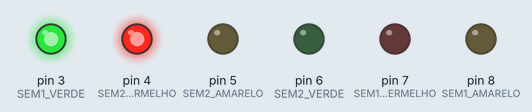
This sketch was run on a simulated Arduino Uno, built with avr-gcc and run on an emulated ATmega328P. On the bench: output pins drawn as LEDs (lit = HIGH).

Above: at 2.5 s.
At 6.2 s:
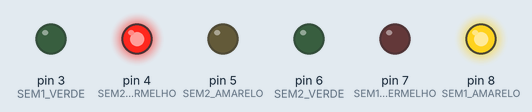
At 10.0 s:
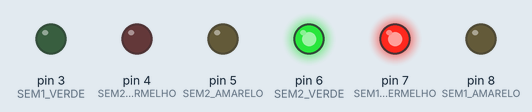
At 13.7 s:
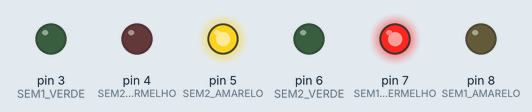
Timing chart, 0 to 19.5 s (numbered marks = the images above):
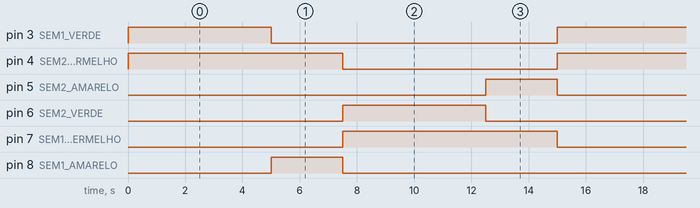

The sketch:

semaforos_2.ino
```cpp
// Definição dos pinos
const int SEM1_VERMELHO = 7; // Substituído o pino 1
const int SEM1_AMARELO = 8; // Substituído o pino 2
const int SEM1_VERDE = 3;
const int SEM2_VERMELHO = 4;
const int SEM2_AMARELO = 5;
const int SEM2_VERDE = 6;

// Tempos de transição (em milissegundos)
const int TEMPO_VERDE = 5000;
const int TEMPO_AMARELO = 2500;

// Variável para controlar o estado atual
int estadoAtual = 1;

void setup() {
  // Configurar todos os pinos como saída
  pinMode(SEM1_VERMELHO, OUTPUT);
  pinMode(SEM1_AMARELO, OUTPUT);
  pinMode(SEM1_VERDE, OUTPUT);
  pinMode(SEM2_VERMELHO, OUTPUT);
  pinMode(SEM2_AMARELO, OUTPUT);
  pinMode(SEM2_VERDE, OUTPUT);
}

void loop() {
  switch (estadoAtual) {
    case 1:
      // Semáforo 1 Verde, Semáforo 2 Vermelho
      digitalWrite(SEM1_VERDE, HIGH);
      digitalWrite(SEM2_VERMELHO, HIGH);
      digitalWrite(SEM1_VERMELHO, LOW);
      digitalWrite(SEM1_AMARELO, LOW);
      digitalWrite(SEM2_VERDE, LOW);
      digitalWrite(SEM2_AMARELO, LOW);
      delay(TEMPO_VERDE);
      estadoAtual = 2;
      break;

    case 2:
      // Semáforo 1 Amarelo, Semáforo 2 Vermelho
      digitalWrite(SEM1_AMARELO, HIGH);
      digitalWrite(SEM2_VERMELHO, HIGH);
      digitalWrite(SEM1_VERDE, LOW);
      digitalWrite(SEM1_VERMELHO, LOW);
      digitalWrite(SEM2_VERDE, LOW);
      digitalWrite(SEM2_AMARELO, LOW);
      delay(TEMPO_AMARELO);
      estadoAtual = 3;
      break;

    case 3:
      // Semáforo 1 Vermelho, Semáforo 2 Verde
      digitalWrite(SEM1_VERMELHO, HIGH);
      digitalWrite(SEM2_VERDE, HIGH);
      digitalWrite(SEM1_VERDE, LOW);
      digitalWrite(SEM1_AMARELO, LOW);
      digitalWrite(SEM2_VERMELHO, LOW);
      digitalWrite(SEM2_AMARELO, LOW);
      delay(TEMPO_VERDE);
      estadoAtual = 4;
      break;

    case 4:
      // Semáforo 1 Vermelho, Semáforo 2 Amarelo
      digitalWrite(SEM1_VERMELHO, HIGH);
      digitalWrite(SEM2_AMARELO, HIGH);
      digitalWrite(SEM1_VERDE, LOW);
      digitalWrite(SEM1_AMARELO, LOW);
      digitalWrite(SEM2_VERDE, LOW);
      digitalWrite(SEM2_VERMELHO, LOW);
      delay(TEMPO_AMARELO);
      estadoAtual = 1;
      break;
  }
}
```

Measured:
- by itself, pin 3 (SEM1_VERDE), pin 6 (SEM2_VERDE): alternates HIGH for 5.0 s and LOW for 10.0 s
- by itself, pin 4 (SEM2_VERMELHO), pin 7 (SEM1_VERMELHO): alternates HIGH for 7.5 s and LOW for 7.5 s
- by itself, pin 5 (SEM2_AMARELO), pin 8 (SEM1_AMARELO): alternates HIGH for 2.5 s and LOW for 12.5 s
